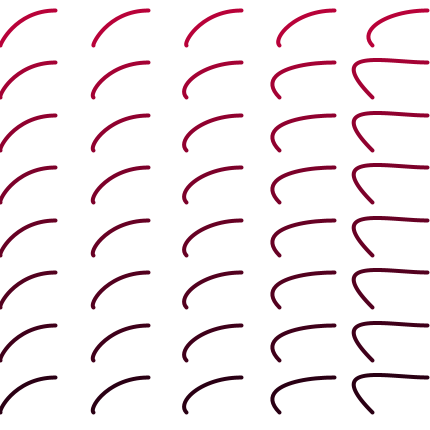
Frame 1 (no input)
Frame 2 (the mouse pressed at the canvas centre, redrawn once): identical to frame 1, image omitted

The Processing sketch that drew this single still picture (run headless with seeded random() and noise(); the mouse was pressed at the canvas centre and the sketch redrawn once):

// Processing sketch: progression2_java
// ── progression2_java.pde
color c;
color d;
color p;
void setup() {
  size(430, 430);
  noFill();
  ellipseMode(CORNER);
  smooth();
  c = color(198, 2, 61);
  d = color(22, 0, 15);
  stroke(c);
  noLoop();
}

void draw() {
  background(255);
  float j=0.3;
  for (int k=10; k<130; k=k+15)  {
    float g= k/130.0;
    p=lerpColor(c, d, g);
    println(g);
    stroke(p);

    for (int i =0; i<15; i=i+3) { 
      j=j*2.2;
      arch(j, 0+i*31, 10+k*3.5);
    }
    j=1;
  }
  save("progression2.jpg");
}

void arch(float curvature, float x, float y) {
  strokeWeight(4);
  noFill();
  beginShape();
  smooth();
  vertex(x, y);
  bezierVertex(x-curvature, y-curvature, x+15.0, y-35.0, x+55.0, y-35.0);
  endShape();
}
